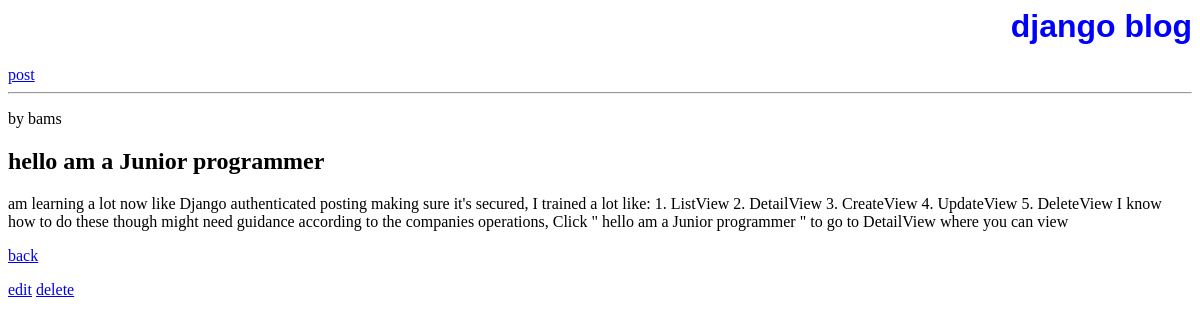
The app's page /Post/18/ with its own data.
### blog_app/models.py (models this page shows, shortened)
class Post(models.Model):
    title = models.CharField(max_length=200)
    author = models.ForeignKey(
        'auth.User',
        on_delete=models.CASCADE,
    )
    body = models.TextField()

### blog_app/views.py (the view)
# urls.py: path('Post/<int:pk>/', BlogDetailView.as_view(), name='post-details'),
class BlogDetailView(DetailView):
    model = Post
    template_name = 'post-details.html'

### templates/post-details.html
{% extends 'base.html'%}
{% block content %}
<p>by {{ post.author }} </p>
<h2>{{ post.title }} </h2>
<p>{{ post.body }} </p>
<p><a href="{% url 'home' %}">back</a></p>
<a href="{% url 'post-edit' post.pk %}">edit</a>
<a href="{% url 'delete-post' post.pk %}">delete</a>
{% endblock content %}

### records on screen
Post: author "bams", title "hello am a Junior programmer", body "am learning a lot now like Django authenticated posting making sure it's secured, I trained a lot like: 1. ListView 2. DetailView 3. CreateView 4. UpdateView 5. DeleteView I know how to do these though might need guidance according to the companies operations, Click \" hello am a Junior programmer \" to go to DetailView where you can view"
